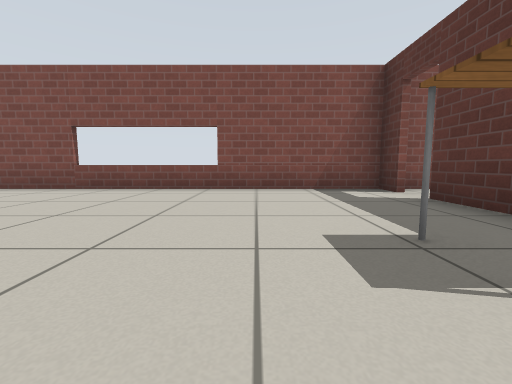
View 1 (above)

12 first-person views from a walk through a world built for the Gazebo simulator. The camera is 0.5 m above the floor, tilts 6° down and sees 90° across. The floor is counted in squares, 1 m on a side. Each view is taken from the middle of a square. On the plan, view 1 faces up. The plan holds only what a view shows up to about 9 squares ahead; the rest is blank. The robots in the file are not drawn. Simple patterns stand in for the simulator's built-in surfaces.

View 2
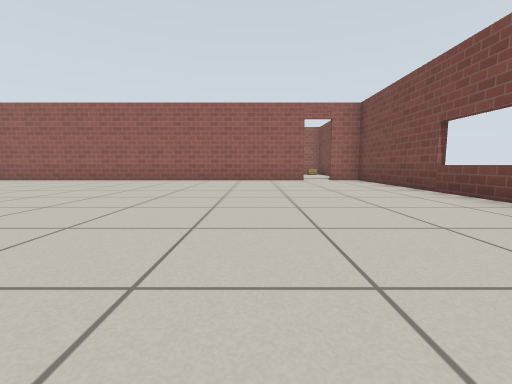

View 3
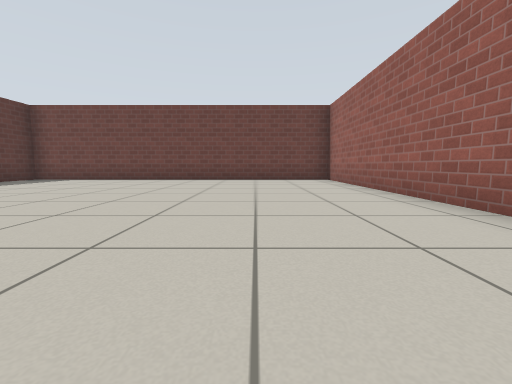

View 4
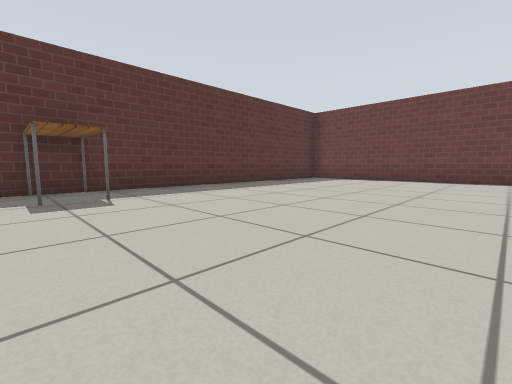

View 5
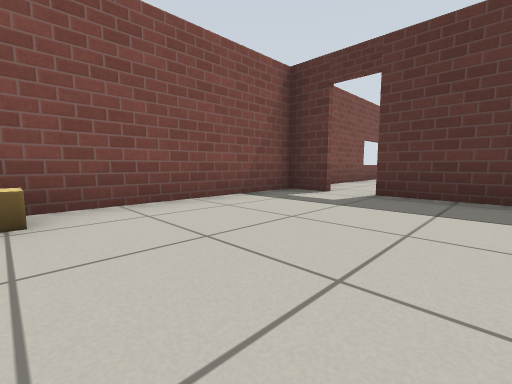

View 6
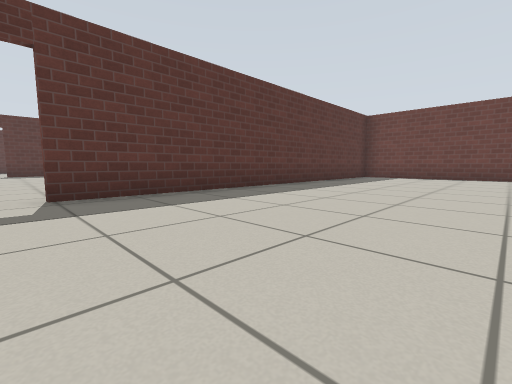

View 7
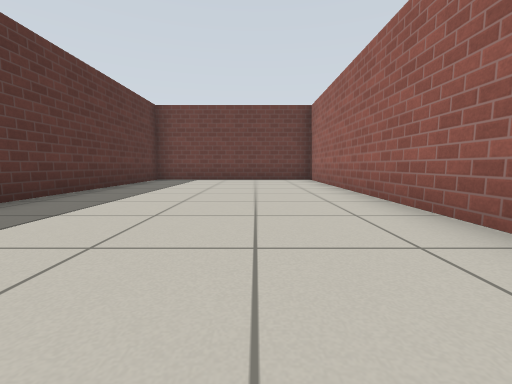

View 8
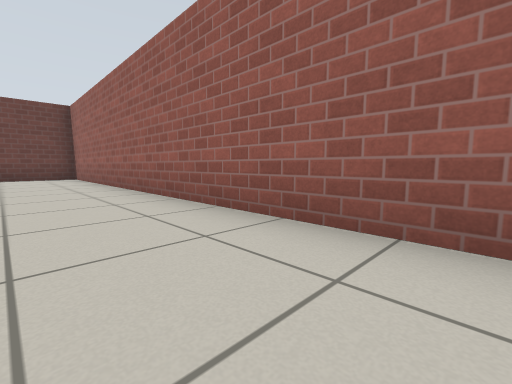

View 9
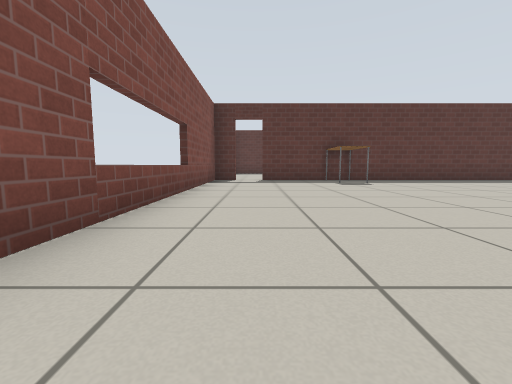

View 10
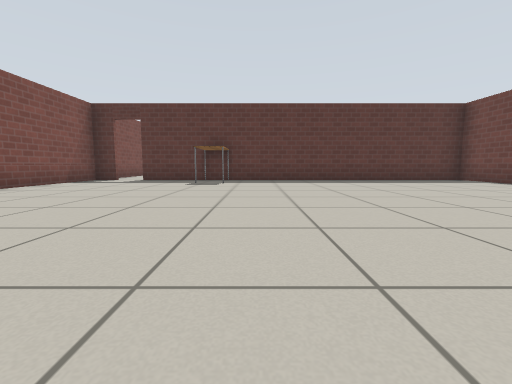

View 11
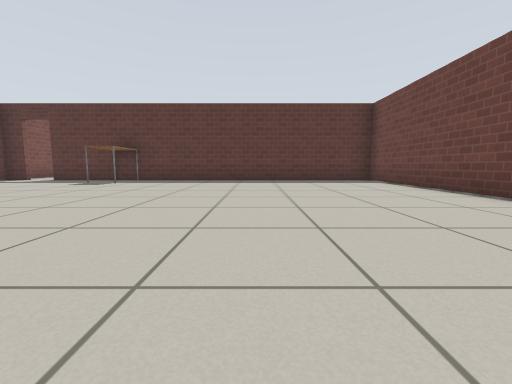

View 12
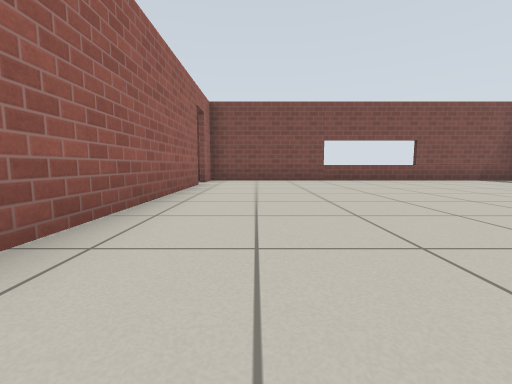

### Floor plan
Ten units are one square. View 1 is at (0, 0); x grows to the right and y downward. Boxes are objects, and circles mark ways between rooms. Rooms are numbered by the first view taken in them; rooms with no view inside come last. Other rooms are left out.
<svg viewBox="-134 -60 169 133">
<path fill="none" stroke="#000" d="M-75 -36 -75 68 26 68 26 -39M26 -46 26 -54 -75 -54 -75 -44M-129 -41 -129 68 -76 68 -76 -36M-76 -44 -76 -54 -114 -54"/>
<rect x="5" y="-15" width="20" height="10" fill="#bbb"><title>table</title></rect>
<rect x="-125" y="-55" width="10" height="10" fill="#bbb"><title>cardboard box</title></rect>
<circle cx="-75" cy="-40" r="3" fill="#2a7"/>
<text x="-20" y="10">1</text>
<text x="-110" y="0">2</text>
</svg>
Room 1 opens to room 2.

Where each view was taken, in squares from view 1:
view 1: 0 up, 0 right, facing up
view 2: 2 up, 1 right, facing left
view 3: 2 up, 5 left, facing down
view 4: 2 up, 3 left, facing down-right
view 5: 2 up, 12 left, facing up-right
view 6: 4 up, 12 left, facing down-right
view 7: 2 up, 11 left, facing down
view 8: 4 up, 11 left, facing down-left
view 9: 4 up, 6 left, facing right
view 10: 0 up, 6 left, facing right
view 11: 3 down, 6 left, facing right
view 12: 3 down, 6 left, facing up
